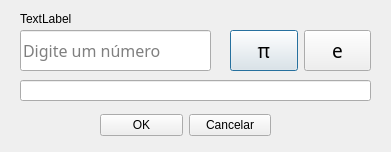
<?xml version="1.0" encoding="UTF-8"?>
<ui version="4.0">
 <class>DialogLerValor</class>
 <widget class="QDialog" name="DialogLerValor">
  <property name="geometry">
   <rect>
    <x>0</x>
    <y>0</y>
    <width>391</width>
    <height>152</height>
   </rect>
  </property>
  <property name="windowTitle">
   <string>Dialog</string>
  </property>
  <widget class="QLineEdit" name="lineEdit">
   <property name="geometry">
    <rect>
     <x>20</x>
     <y>30</y>
     <width>191</width>
     <height>41</height>
    </rect>
   </property>
   <property name="font">
    <font>
     <family>Adwaita Sans</family>
     <pointsize>12</pointsize>
    </font>
   </property>
   <property name="placeholderText">
    <string>Digite um número</string>
   </property>
  </widget>
  <widget class="QWidget" name="horizontalLayoutWidget">
   <property name="geometry">
    <rect>
     <x>230</x>
     <y>30</y>
     <width>141</width>
     <height>41</height>
    </rect>
   </property>
   <layout class="QHBoxLayout" name="horizontalLayout">
    <item>
     <widget class="QPushButton" name="BtnPi">
      <property name="sizePolicy">
       <sizepolicy hsizetype="Minimum" vsizetype="Preferred">
        <horstretch>0</horstretch>
        <verstretch>0</verstretch>
       </sizepolicy>
      </property>
      <property name="font">
       <font>
        <family>Adwaita Sans</family>
        <pointsize>14</pointsize>
        <fontweight>DemiBold</fontweight>
       </font>
      </property>
      <property name="text">
       <string>π</string>
      </property>
      <property name="autoDefault">
       <bool>true</bool>
      </property>
     </widget>
    </item>
    <item>
     <widget class="QPushButton" name="BtnEuler">
      <property name="sizePolicy">
       <sizepolicy hsizetype="Minimum" vsizetype="Preferred">
        <horstretch>0</horstretch>
        <verstretch>0</verstretch>
       </sizepolicy>
      </property>
      <property name="font">
       <font>
        <family>Adwaita Sans</family>
        <pointsize>14</pointsize>
        <fontweight>DemiBold</fontweight>
       </font>
      </property>
      <property name="text">
       <string>e</string>
      </property>
     </widget>
    </item>
   </layout>
  </widget>
  <widget class="QLabel" name="label">
   <property name="geometry">
    <rect>
     <x>20</x>
     <y>10</y>
     <width>341</width>
     <height>17</height>
    </rect>
   </property>
   <property name="text">
    <string>TextLabel</string>
   </property>
  </widget>
  <widget class="QWidget" name="horizontalLayoutWidget_2">
   <property name="geometry">
    <rect>
     <x>100</x>
     <y>110</y>
     <width>171</width>
     <height>31</height>
    </rect>
   </property>
   <layout class="QHBoxLayout" name="horizontalLayout_2">
    <item>
     <widget class="QPushButton" name="BtnOK">
      <property name="text">
       <string>OK</string>
      </property>
     </widget>
    </item>
    <item>
     <widget class="QPushButton" name="BtnCancelar">
      <property name="text">
       <string>Cancelar</string>
      </property>
     </widget>
    </item>
   </layout>
  </widget>
  <widget class="QLineEdit" name="LedSaida">
   <property name="geometry">
    <rect>
     <x>20</x>
     <y>80</y>
     <width>351</width>
     <height>21</height>
    </rect>
   </property>
   <property name="font">
    <font>
     <pointsize>6</pointsize>
    </font>
   </property>
   <property name="readOnly">
    <bool>true</bool>
   </property>
  </widget>
 </widget>
 <resources/>
 <connections/>
</ui>
